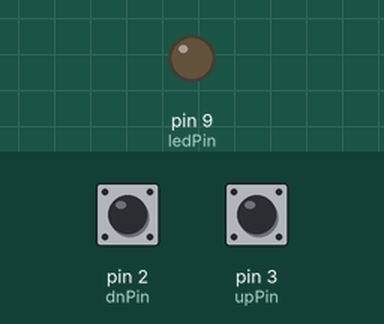
Recording of a sketch running on a simulated Arduino Uno, built with avr-gcc and run on an emulated ATmega328P. On the bench: output pins drawn as LEDs (lit = HIGH). The test bench sets the inputs (shaded band); at power-on: pin 3 (upPin) HIGH, pin 2 (dnPin) HIGH.

Above: at 1.2 s.
1.3 s: pin 3 (upPin) pulled LOW for 0.15 s
At 2.3 s:
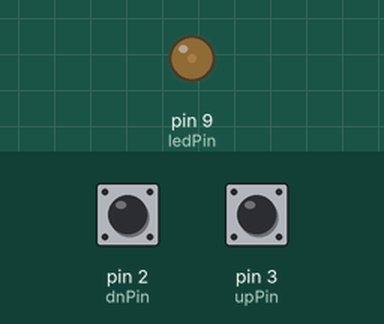
2.9 s: pin 3 (upPin) pulled LOW for 1 s
At 4.7 s:
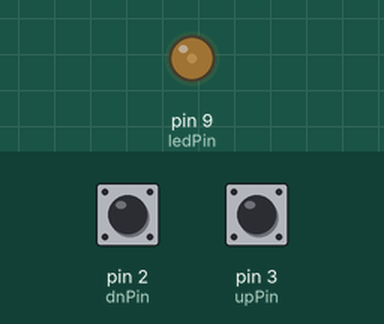
5.4 s: pin 3 (upPin) pulled LOW for 0.15 s
At 6.6 s:
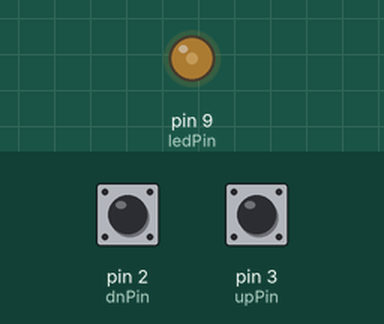
7.0 s: pin 3 (upPin) pulsed LOW 5 times (0.12 s each, 0.3 s apart)
At 8.8 s:
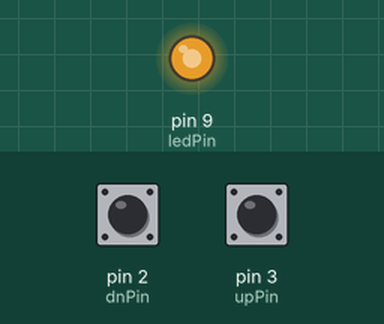
Timing chart, 0 to 10.3 s (numbered marks = the images above; inputs shaded):
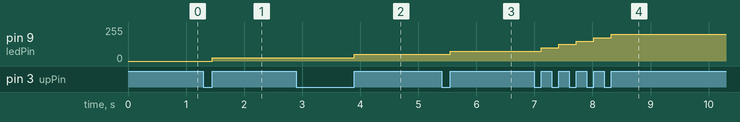

Measured:
- after the input at 1.3 s, pin 9 (ledPin): 0/255 → 25/255 after 0.15 s
- after the input at 2.9 s, pin 9 (ledPin): 25/255 → 50/255 after 1.0 s
- after the input at 5.4 s, pin 9 (ledPin): 50/255 → 75/255 after 0.15 s
- after the input at 7.0 s, pin 9 (ledPin): moves from 75/255 to 200/255 over 1.2 s, starting after 0.12 s

The sketch:

Works_004.ino
```cpp
/* Arduino Workshop
 Works_004
 Digital I/O (4) */

/**
 * In this sketch, we will use PWM on certain pins.
 * PWM stands for Pulse Width Modulator. Instead of sending HIGH voltage through out
 * given time, PWM goes HIGH-LOW with given duty cycle, averaging voltage output based
 * on duty cycle. For example, 50% duty cycle on 5V signal pin would output 2.5V as
 * result.
 *
 * We will use two buttons and one LED for this sketch
 */

/* Variables */
int ledPin = 9;
int upPin = 3;
int dnPin = 2;
int cycle = 0;
int amount = 25;

void setup()
{
  pinMode(ledPin, OUTPUT);

  pinMode(upPin, INPUT_PULLUP);
  pinMode(dnPin, INPUT_PULLUP);

  digitalWrite(upPin, HIGH);
  digitalWrite(dnPin, LOW);
}

void loop()
{
  if(digitalRead(upPin) == LOW)
  {
    while(digitalRead(upPin) == LOW);
    cycle += amount;
    cycle = (cycle > 250) ? 250 : cycle;
  }

  if(digitalRead(dnPin) == LOW)
  {
    while(digitalRead(dnPin) == LOW);
    cycle -= amount;
    cycle = (cycle < 0) ? 0 : cycle;
  }

  /**
   * analogWrite(pin_number, value) allows us to send modulated signal with given duty cycle.
   * Duty cycle range is from 0 (0V) to 255 (5V). Note that this function only works with
   * digital pins with PWM capability. This cannot be used on analog pins!
   */
  analogWrite(ledPin, cycle);
}
```
